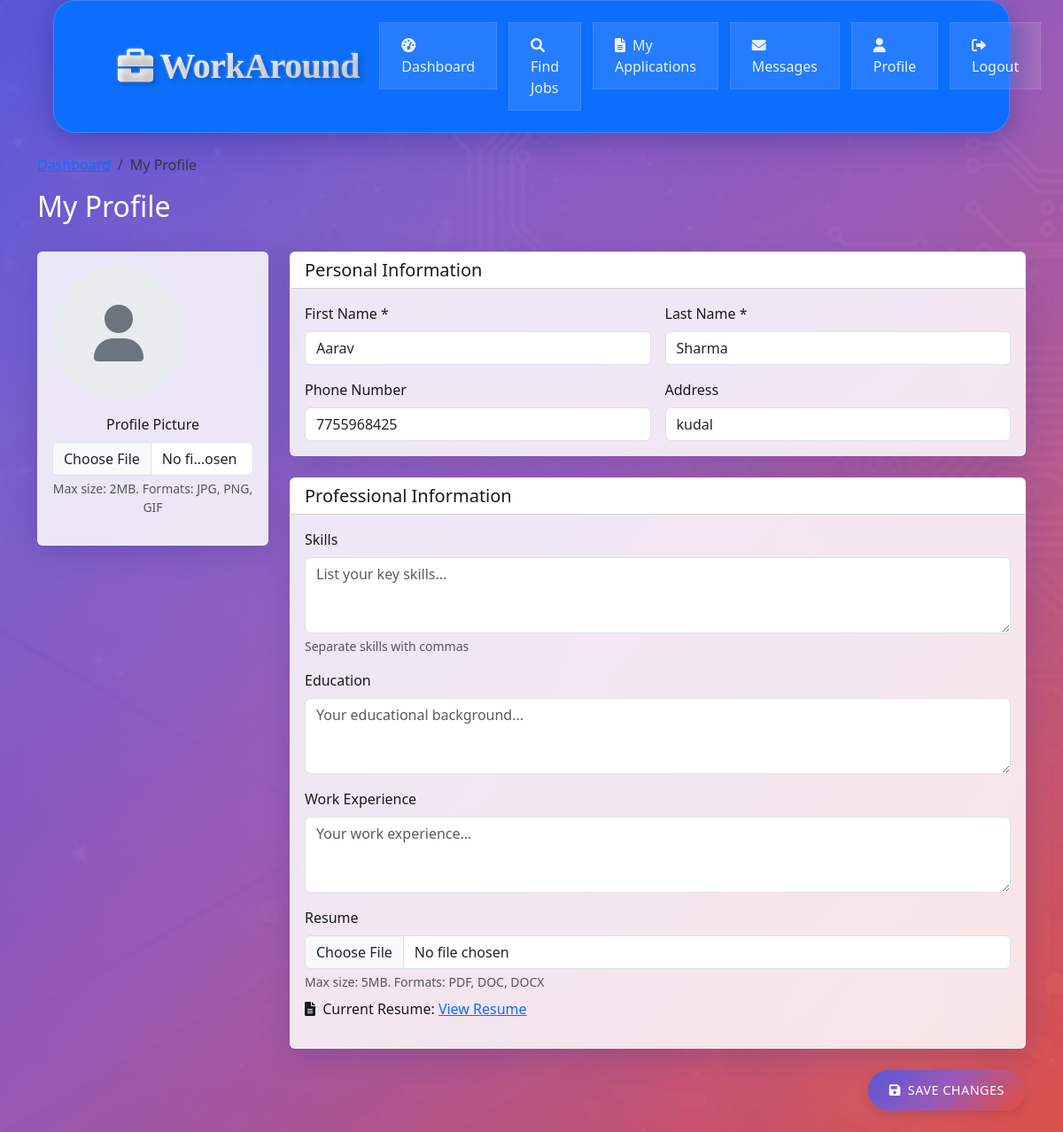
The page /jobseeker/profile.php (signed in) on the database its author committed.
### tables this page shows
CREATE TABLE `jobseeker_profiles` (
  `id` int(11) NOT NULL,
  `user_id` int(11) DEFAULT NULL,
  `first_name` varchar(50) NOT NULL,
  `last_name` varchar(50) NOT NULL,
  `phone` varchar(20) DEFAULT NULL,
  `address` text DEFAULT NULL,
  `skills` text DEFAULT NULL,
  `education` text DEFAULT NULL,
  `experience` text DEFAULT NULL,
  `resume_path` varchar(255) DEFAULT NULL,
  `profile_picture` varchar(255) DEFAULT NULL
);

### jobseeker/profile.php (the view, shortened to what this page needs)
<?php
require_once "../config/database.php";
$profile_sql = "SELECT * FROM jobseeker_profiles WHERE user_id = ?";
$stmt = mysqli_prepare($conn, $profile_sql);
mysqli_stmt_bind_param($stmt, "i", $_SESSION['id']);
mysqli_stmt_execute($stmt);
$profile = mysqli_stmt_get_result($stmt)->fetch_assoc();
?>
<!DOCTYPE html>
<html lang="en">
<head>
    <link href="https://cdn.jsdelivr.net/npm/bootstrap@5.3.0/dist/css/bootstrap.min.css" rel="stylesheet">
    <link rel="stylesheet" href="https://cdnjs.cloudflare.com/ajax/libs/font-awesome/6.0.0/css/all.min.css">
    <link rel="stylesheet" href="../assets/css/style.css">
</head>
<body>
    <nav class="navbar navbar-expand-lg navbar-dark bg-primary sticky-top">
        <div class="container">
            <a class="navbar-brand d-flex align-items-center" href="../index.php">
                <i class="fas fa-briefcase me-2"></i>
                WorkAround
            </a>
            <div class="collapse navbar-collapse" id="navbarNav">
                <ul class="navbar-nav ms-auto">
                    <li class="nav-item">
                        <a class="nav-link" href="dashboard.php">
                            <i class="fas fa-tachometer-alt me-1"></i> Dashboard
                        </a>
                    </li>
                    <li class="nav-item">
                        <a class="nav-link" href="jobs.php">
                            <i class="fas fa-search me-1"></i> Find Jobs
                        </a>
                    </li>
                    <li class="nav-item">
                        <a class="nav-link" href="applications.php">
                            <i class="fas fa-file-alt me-1"></i> My Applications
                        </a>
                    </li>
                    <li class="nav-item">
                        <a class="nav-link" href="messages.php">
                            <i class="fas fa-envelope me-1"></i> Messages
                        </a>
                    </li>
                    <li class="nav-item">
                        <a class="nav-link active" href="profile.php">
                            <i class="fas fa-user me-1"></i> Profile
                        </a>
                    </li>
                    <li class="nav-item">
                        <a class="nav-link" href="../auth/logout.php">
                            <i class="fas fa-sign-out-alt me-1"></i> Logout
                        </a>
                    </li>
                </ul>
            </div>
        </div>
    </nav>
    <div class="container my-4">
        <div class="row mb-4">
            <div class="col">
                <nav aria-label="breadcrumb">
                    <ol class="breadcrumb">
                        <li class="breadcrumb-item"><a href="dashboard.php">Dashboard</a></li>
                        <li class="breadcrumb-item active">My Profile</li>
                    </ol>
                </nav>
                <h2>My Profile</h2>
            </div>
        </div>
        <form method="post" enctype="multipart/form-data">
            <div class="row">
                <div class="col-md-3 mb-4">
                    <div class="card">
                        <div class="card-body text-center">
                            <?php if (!empty($profile['profile_picture'])): ?>
                                <img src="../<?php echo htmlspecialchars($profile['profile_picture']); ?>"
                                     alt="Profile Picture" class="profile-picture mb-3" id="currentProfilePicture">
                            <?php else: ?>
                                <div class="default-profile-picture mb-3" id="defaultProfilePicture">
                                    <i class="fas fa-user"></i>
                                </div>
                            <?php endif; ?>
                            <div class="mb-3">
                                <label for="profile_picture" class="form-label">Profile Picture</label>
                                <input type="file" class="form-control" id="profile_picture"
                                       name="profile_picture" accept="image/*">
                                <div class="form-text">Max size: 2MB. Formats: JPG, PNG, GIF</div>
                            </div>
                        </div>
                    </div>
                </div>
                <div class="col-md-9">
                    <div class="card mb-4">
                        <div class="card-header bg-white">
                            <h5 class="mb-0">Personal Information</h5>
                        </div>
                        <div class="card-body">
                            <div class="row g-3">
                                <div class="col-md-6">
                                    <label for="first_name" class="form-label">First Name *</label>
                                    <input type="text" class="form-control" id="first_name" name="first_name"
                                           value="<?php echo htmlspecialchars($profile['first_name'] ?? ''); ?>" required>
                                </div>
                                <div class="col-md-6">
                                    <label for="last_name" class="form-label">Last Name *</label>
                                    <input type="text" class="form-control" id="last_name" name="last_name"
                                           value="<?php echo htmlspecialchars($profile['last_name'] ?? ''); ?>" required>
                                </div>
                                <div class="col-md-6">
                                    <label for="phone" class="form-label">Phone Number</label>
                                    <input type="tel" class="form-control" id="phone" name="phone"
                                           value="<?php echo htmlspecialchars($profile['phone'] ?? ''); ?>">
                                </div>
                                <div class="col-md-6">
                                    <label for="address" class="form-label">Address</label>
                                    <input type="text" class="form-control" id="address" name="address"
                                           value="<?php echo htmlspecialchars($profile['address'] ?? ''); ?>">
                                </div>
                            </div>
                        </div>
                    </div>
                    <div class="card mb-4">
                        <div class="card-header bg-white">
                            <h5 class="mb-0">Professional Information</h5>
                        </div>
                        <div class="card-body">
                            <div class="mb-3">
                                <label for="skills" class="form-label">Skills</label>
                                <textarea class="form-control" id="skills" name="skills" rows="3"
                                          placeholder="List your key skills..."><?php echo htmlspecialchars($profile['skills'] ?? ''); ?></textarea>
                                <div class="form-text">Separate skills with commas</div>
                            </div>
                            <div class="mb-3">
                                <label for="education" class="form-label">Education</label>
                                <textarea class="form-control" id="education" name="education" rows="3"
                                          placeholder="Your educational background..."><?php echo htmlspecialchars($profile['education'] ?? ''); ?></textarea>
                            </div>
                            <div class="mb-3">
                                <label for="experience" class="form-label">Work Experience</label>
                                <textarea class="form-control" id="experience" name="experience" rows="3"
                                          placeholder="Your work experience..."><?php echo htmlspecialchars($profile['experience'] ?? ''); ?></textarea>
                            </div>
                            <div class="mb-3">
                                <label for="resume" class="form-label">Resume</label>
                                <input type="file" class="form-control" id="resume" name="resume"
                                       accept=".pdf,.doc,.docx">
                                <div class="form-text">Max size: 5MB. Formats: PDF, DOC, DOCX</div>
                                <?php if (!empty($profile['resume_path'])): ?>
                                    <div class="mt-2">
                                        <i class="fas fa-file-alt me-1"></i>
                                        Current Resume:
                                        <a href="../<?php echo htmlspecialchars($profile['resume_path']); ?>"
                                           target="_blank">View Resume</a>
                                    </div>
                                <?php endif; ?>
                            </div>
                        </div>
                    </div>
                    <div class="text-end">
                        <button type="submit" class="btn btn-primary btn-lg">
                            <i class="fas fa-save me-2"></i>Save Changes
                        </button>
                    </div>
                </div>
            </div>
        </form>
    </div>
</body>
</html>

### assets/css/style.css (style rules this page uses)
body { font-family: 'Segoe UI', Tahoma, Geneva, Verdana, sans-serif; margin: 0; min-height: 100vh; background: linear-gradient(135deg, rgba(88, 86, 217, 0.9) 0%, rgba(155, 89, 182, 0.95) 50%, rgba(231, 76, 60, 0.9) 100%), url('../images/1.jpg') no-repeat center center fixed; background-size: cover; color: #ffffff; animation: gradientShift 15s ease infinite; }
.navbar { background: rgba(255, 255, 255, 0.1); backdrop-filter: blur(10px); -webkit-backdrop-filter: blur(10px); border: 1px solid rgba(255, 255, 255, 0.18); box-shadow: 0 8px 32px 0 rgba(31, 38, 135, 0.37); position: sticky; top: 0; z-index: 1000; transition: all 0.3s ease; padding: 1.5rem 5%; margin: 0 5% 1.5rem 5%; border-radius: 25px }
.navbar-brand { font-family: "Monotype Corsiva", cursive; font-size: 2.5rem; font-weight: 700; background: linear-gradient(135deg, #ffffff 0%, #f8f9fa 25%, #e9ecef 50%, #dee2e6 75%, #ced4da 100%); -webkit-background-clip: text; background-clip: text; -webkit-text-fill-color: transparent; text-shadow: 3px 3px 6px rgba(0, 0, 0, 0.2), -1px -1px 2px rgba(255, 255, 255, 0.3); letter-spacing: -0.5px; position: relative; transition: all 0.4s ease; animation: textShimmer 3s infinite linear; }
.nav-link { font-weight: 500; padding: 0.8rem 1.5rem !important; margin: 0 0.4rem; transition: all 0.4s cubic-bezier(0.4, 0, 0.2, 1); position: relative; color: rgba(255, 255, 255, 0.9) !important; background: rgba(255, 255, 255, 0.1); border: 1px solid rgba(255, 255, 255, 0.1); backdrop-filter: blur(5px); -webkit-backdrop-filter: blur(5px); }
.nav-link::after { content: ''; position: absolute; bottom: 0; left: 50%; width: 0; height: 2px; background: linear-gradient(135deg, #ff69b4 0%, #ff1493 100%); transition: width 0.3s ease, left 0.3s ease; transform: translateX(-50%); }
.card { background: rgba(255, 255, 255, 0.95); backdrop-filter: blur(16px); -webkit-backdrop-filter: blur(16px); border: 1px solid rgba(255, 255, 255, 0.18); box-shadow: 0 8px 32px 0 rgba(31, 38, 135, 0.2); transition: all 0.3s ease; border-radius: 30px overflow: hidden; transform: translateY(0); color: #1a1a1a; }
.btn { padding: 0.75rem 1.5rem; font-weight: 500; border-radius: 25px; transition: all 0.4s cubic-bezier(0.4, 0, 0.2, 1); box-shadow: 0 4px 12px rgba(0, 0, 0, 0.1); letter-spacing: 0.5px; text-transform: uppercase; font-size: 0.9rem; }
.btn-primary { background: linear-gradient(135deg, #5856d9 0%, #9b59b6 50%, #e74c3c 100%); border: none; position: relative; overflow: hidden; z-index: 1; }
.btn-primary::before { content: ''; position: absolute; top: 0; left: -100%; width: 100%; height: 100%; background: linear-gradient(90deg, transparent, rgba(255, 255, 255, 0.2), transparent); transition: 0.5s; z-index: -1; }
.card, .feature-card, .step-card { background: rgba(255, 255, 255, 0.85) !important; backdrop-filter: blur(10px); border: 1px solid rgba(255, 255, 255, 0.3); box-shadow: 0 8px 32px 0 rgba(31, 38, 135, 0.2); }

### jobseeker/profile.php (style rules this page uses)
.default-profile-picture { width: 150px; height: 150px; background-color: #e9ecef; display: flex; align-items: center; justify-content: center; border-radius: 50%; font-size: 4rem; color: #6c757d; }

### rows shown on the page
jobseeker_profiles: first_name "Aarav", last_name "Sharma", phone "7755968425", address "kudal"
